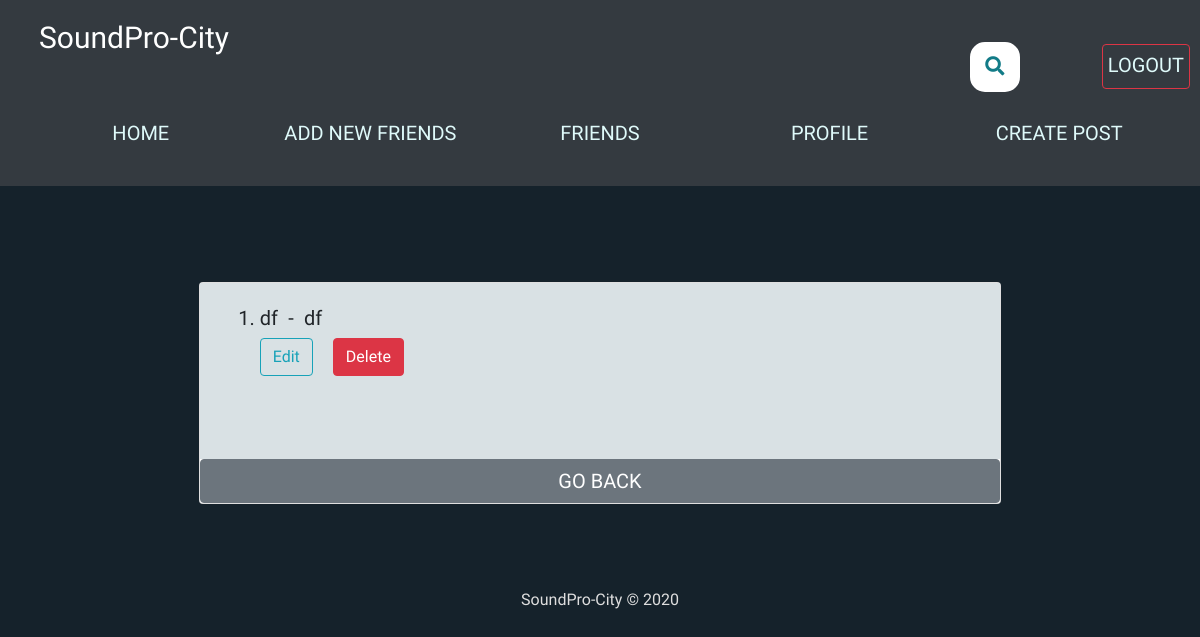
/edit-tracks/maxstone/ (signed in), run on an earlier commit of the app's database.
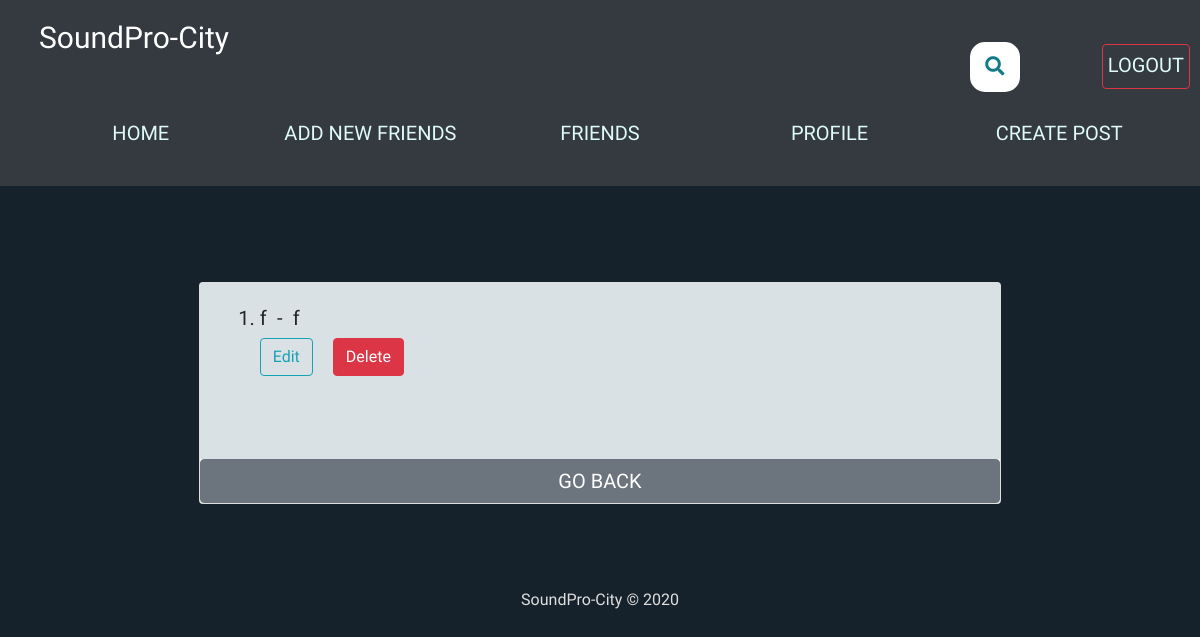
And on a later commit of the database.
### feed/models.py (models this page shows, shortened)
class Music(models.Model):
	track = models.FileField(upload_to='path/to/audio')
	title = models.TextField(max_length=50)
	artwork = models.ImageField(upload_to='path/to/img')
	artist_name = models.TextField(max_length=50)
	artist = models.ForeignKey(User, on_delete=models.CASCADE)
	date_posted = models.DateTimeField(default=timezone.now)

### feed/views.py (the view)
# urls.py: path('edit-tracks/<slug:slug>/', views.edit_tracks, name='edit_tracks'),
@login_required
def edit_tracks(request, slug):
    p = request.user.profile
    you = p.user
    music = Music.objects.all().filter(artist=you).order_by('-date_posted')
    context={
        'u': you,
        'music': music,
        }
    return render(request, 'feed/edit_tracks.html', context)

### feed/templates/feed/edit_tracks.html (shortened to what this page needs)
{% extends "feed/layout.html" %}
{% load static %}
{% load crispy_forms_tags %}
{% block searchform %}
<div class="container2">
<link rel="stylesheet" href="https://use.fontawesome.com/releases/v5.3.1/css/all.css"
integrity="sha384-mzrmE5qonljUremFsqc01SB46JvROS7bZs3IO2EmfFsd15uHvIt+Y8vEf7N7fWAU">
<form class="searchbar" action="{% url 'search_posts' %}" method="get"">
  <button id="search_btn" type="submit">
  <i class="fa fa-search"></i>
  </button>
</form>
</div>
{% endblock searchform %}
{% block content %}
<br><br>
<div class="container">
    <div class="row">
      <div class="col-sm-12 col-md-9 col-lg-9 mx-auto">
        <div class="card card-signin my-5">
          <div class="card-body item-names">
          {% if request.user == u %}
            <ol>
          {% for items in music %}
              <li class="edit-item-names">{{items.title}}&ensp;-&ensp;{{ items.artist_name }}</li>
              <br>
              <div class="track-edit-delete-buttons">
          <small>
          <a class="btn btn-danger float-right track-delete-button edit-and-delete-buttons"
              href="{% url 'track-delete' items.pk %}"
              >Delete</a></small>
          <small>
          <a class="btn btn-outline-info float-right edit-song-button edit-and-delete-buttons"
              href="{% url 'edit-song' items.pk u.username %}"
              >Edit</a></small>
              </div>
          <br /><br />
          {% endfor %}
            </ol>
          {% endif %}
        </div>
        <a class="btn btn-secondary btn-block text-uppercase update_profile" href="{% url 'my_profile' user.profile.slug %}">Go Back</a>
    </div>
    </div>
    </div>
    </div>
</div>
{% endblock content %}

What changed in the data, as far as the page shows it:
removed Music: title "df", artist_name "df"
added Music: title "f", artist_name "f"
